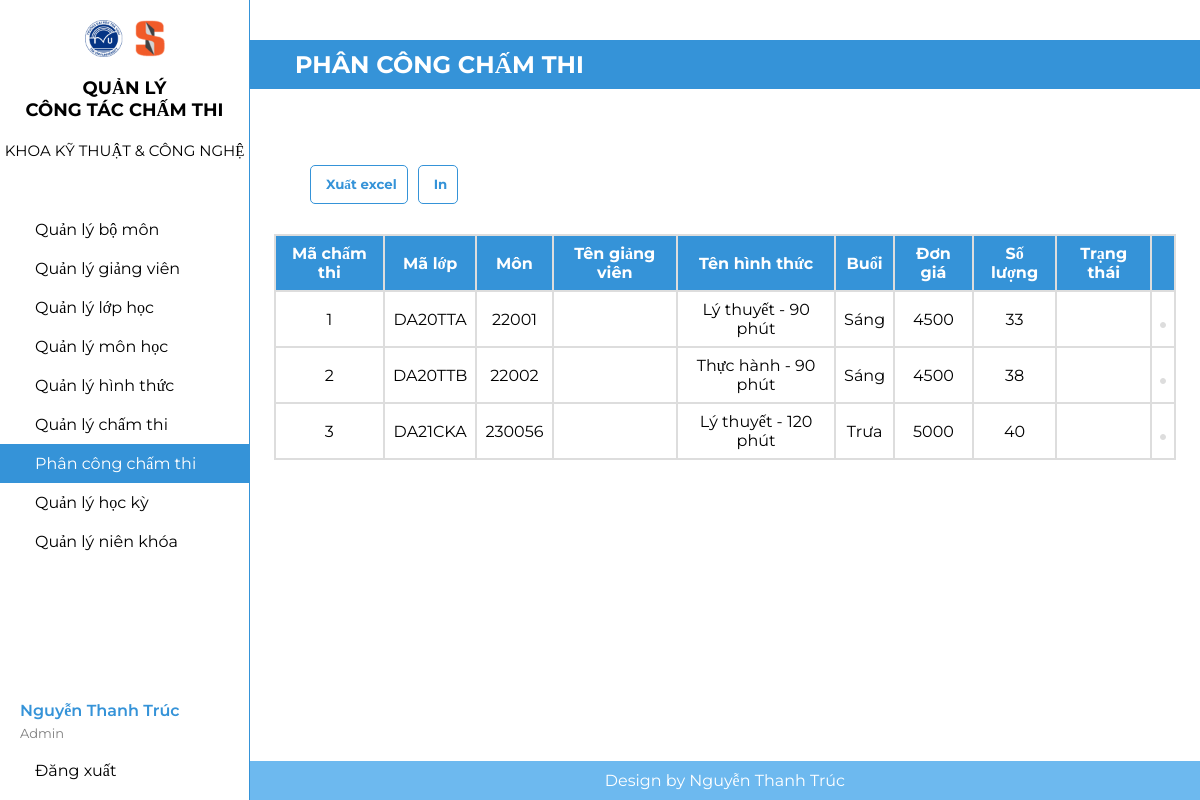
Screenshot of /phancongcham.php (signed in) with the database file from the repository.
### tables this page shows
CREATE TABLE `chamthi` (
  `MaCT` int(11) NOT NULL,
  `MaLop` varchar(20) NOT NULL,
  `MaMH` int(11) NOT NULL,
  `MaNK` int(11) NOT NULL,
  `MaHT` int(11) NOT NULL,
  `MaHK` int(11) NOT NULL,
  `Ngaynhan` date NOT NULL,
  `Ngaytra` date NOT NULL,
  `SLbai` int(11) NOT NULL
);

CREATE TABLE `hinhthuc` (
  `MaHT` int(11) NOT NULL,
  `TenHT` varchar(50) NOT NULL,
  `Hthuc` varchar(50) NOT NULL,
  `Buoi` varchar(50) NOT NULL,
  `Gia` int(11) NOT NULL
);

### phancongcham.php (the view, shortened to what this page needs)
<?php
include("headerad.php")
?>
    <div class="h2text">
            <h2>
                PHÂN CÔNG CHẤM THI
            </h2>
            </div>
                <div class="btn">
                    <button>
                        Xuất excel
                    </button>
                    <button>
                        In
                    </button>
                </div>
                <div class="quanly">
                <table class="table">
                    <tr>
                        <th>Mã chấm thi</th>
                        <th>Mã lớp</th>
                        <th>Môn</th>
                        <th>Tên giảng viên</th>
                        <th>Tên hình thức</th>
                        <th>Buổi</th>
                        <th>Đơn giá</th>
                        <th>Số lượng</th>
                        <th>Trạng thái</th>
                        <th></th>
                    </tr>
                    <?php
                        include("ketnoi.php");
                            $sql = "SELECT ct.MaCT, ct.MaLop, ct.MaMH, gv.TenGV, ht.TenHT, ht.Buoi, ht.Gia, ct.SLbai, pc.Trangthai
                            FROM chamthi ct
                            LEFT JOIN phancong pc ON ct.MaCT = pc.MaCT
                            LEFT JOIN hinhthuc ht ON ct.MaHT = ht.MaHT
                            LEFT JOIN giangvien gv ON pc.MaGV = gv.MaGV";
                        $kq=mysqli_query($conn,$sql) or die ("Không thể xuất thông tin ".mysqli_error($conn));
                        while($row=mysqli_fetch_array($kq))
                        {
                            echo "<tr>";
                                echo "<td>" . $row["MaCT"] . "</td>";
                                $usern = $row["MaCT"];
                                echo "<td>" . $row["MaLop"] . "</td>";
                                echo "<td>" . $row["MaMH"] . "</td>";
                                echo "<td>" . $row["TenGV"] . "</td>";
                                echo "<td>" . $row["TenHT"] . "</td>";
                                echo "<td>" . $row["Buoi"] . "</td>";
                                echo "<td>" . $row["Gia"] . "</td>";
                                echo "<td>" . $row["SLbai"] . "</td>";
                                echo "<td>" . $row["Trangthai"] . "</td>";
                                echo "<td>
                                <button>
                                    <a href='suaphancong.php?user=$usern'>
                                        <ion-icon name='pencil'></ion-icon>
                                    </a>
                                </button>
                                </td>";
                            echo "</tr>";
                        }
                    ?>
                </table>
            </div>
            <?php
include("footer.php");
?>

### headerad.php (shortened to what this page needs)
<!DOCTYPE html>
<html lang="en">
<head>
    <link rel="stylesheet" href="adminn.css" />
</head>
<body>
<?php
    include("ketnoi.php");
    $userlogin = $_SESSION["admin"];
    $sql2 = "select * from admin where emailad='" . $userlogin . "'";
    $kq2 = mysqli_query($conn, $sql2) or die("Không thể xuất thông tin người dùng " . mysqli_error());
    $admin_login =  mysqli_fetch_array($kq2);
    ?>
    <div class="admin_layout">
        <div class="admin_layout_left">
            <div class="admin_item">
                <img src="./hinh/TVU-SET.png" />
                <h2>QUẢN LÝ<br>CÔNG TÁC CHẤM THI</h2>
                <h3>KHOA KỸ THUẬT & CÔNG NGHỆ</h3>
            </div>
            <div class="admin_tab">
                <a href="bomon.php" class="tab_item">
                    <span>Quản lý bộ môn</span>
                </a>
                <a href="giangvien.php" class="tab_item">
                    <span>Quản lý giảng viên</span>
                </a>
                <a href="lophoc.php" class="tab_item">
                    <span>Quản lý lớp học</span>
                </a>
                <a href="monhoc.php" class="tab_item">
                    <span>Quản lý môn học</span>
                </a>
                <a href="hinhthuc.php" class="tab_item">
                    <span>Quản lý hình thức</span>
                </a>
                <a href="chamthi.php" class="tab_item">
                    <span>Quản lý chấm thi</span>
                </a>
                <a href="phancongcham.php" class="tab_item">
                    <span>Phân công chấm thi</span>
                </a>
                <a href="hocky.php" class="tab_item">
                    <span>Quản lý học kỳ</span>
                </a>
                <a href="nienkhoa.php" class="tab_item">
                    <span>Quản lý niên khóa</span>
                </a>
            </div>
            <div class="fi_tab">
                <div class="fi_tab_item_info">
                    <div class="fi_tab_itemtext">
                        <span><?php echo $admin_login["tenad"]; ?></span>
                    </div>
                    <div class="fi_tab_itemadimin">
                        <span>Admin</span>
                    </div>
                </div>
                <a href="logout.php" class="fi_tab_logout">
                    <span>Đăng xuất</span>
                </a>
            </div>
        </div>
        <div class="admin_layout_right">

### adminn.css (style rules this page uses)
* { margin: 0; padding: 0; box-sizing: border-box; font-family: Montserrat; }
.admin_layout { display: flex; width: 100%; height: 100vh; }
.admin_layout_left { display: flex; flex-direction: column; background-color: white; width: 250px; height: 100%; border-right: 1px solid #3593D8; position: relative; }
.admin_layout_right { display: flex; flex-direction: column; background-color: white; flex: 1; min-height: 100%; position: relative; }
.admin_item { display: flex; flex-direction: column; align-items: center; gap: 10px; }
.admin_item img { display: block; width: 80px; padding-top: 20px; }
.admin_item h2 { font-size: 18px; text-align: center; }
.admin_item h3 { font-size: 15px; font-weight: 400; }
.admin_tab { display: flex; flex-direction: column; margin-top: 50px; width: 100%; }
.tab_item { display: flex; align-items: center; padding: 10px 20px; gap: 15px; text-decoration: none; color: black; }
.fi_tab { display: flex; flex-direction: column; position: absolute; width: 100%; bottom: 10px; }
.fi_tab_item_info { display: flex; flex-direction: column; padding: 10px 20px; gap: 5px; }
.fi_tab_logout { display: flex; align-items: center; padding: 10px 20px; gap: 15px; text-decoration: none; color: black; }
.fi_tab_itemtext { display: flex; color: #3593D8; font-weight: 600; }
.fi_tab_itemadimin { display: flex; color: gray; font-size: small; }

### headerad.php (style rules this page uses)
* { text-decoration: none; }
.quanly { display: flex; flex-direction: column; align-items: center; }
h2 { display: flex; align-items: center; padding: 10px 20px; gap: 15px; }
.h2text h2 { color:white; background-color: #3593D8; margin-top: 40px; padding: 10px 30px; }
.btn { display: flex; margin-top: 8%; margin-left: 60px; gap: 10px; align-items: left; }
.btn button { display: flex; border: 1px solid #3593D8; padding: 10px 10px; background-color: white; color: #3593D8; font-weight: bold; border-radius: 5px; gap:5px; }
table { font-family: arial, sans-serif; border-collapse: collapse; width: 95%; align-items: center; border: 2px solid #dddddd; justify-content: center; margin-top: 30px; }
td, th { border: 2px solid #dddddd; text-align: center; padding: 8px; }
th { color: white; background-color: #3593D8; }
td button { background-color: #dddddd; padding: 2px 2px; color:#3593D8; border: 1px solid #dddddd; font-weight: bold; border-radius: 5px; }

### phancongcham.php (style rules this page uses)
.admin_tab :nth-child(7) { background-color: #3593D8; color: white; }

### rows the page displays
chamthi: MaCT "1", MaLop "DA20TTA", MaMH "22001", MaHT.TenHT "Lý thuyết - 90 phút", MaHT.Buoi "Sáng", MaHT.Gia "4500", SLbai "33"
chamthi: MaCT "2", MaLop "DA20TTB", MaMH "22002", MaHT.TenHT "Thực hành - 90 phút", MaHT.Buoi "Sáng", MaHT.Gia "4500", SLbai "38"
chamthi: MaCT "3", MaLop "DA21CKA", MaMH "230056", MaHT.TenHT "Lý thuyết - 120 phút", MaHT.Buoi "Trưa", MaHT.Gia "5000", SLbai "40"

### other values shown
$admin_login["tenad"] "Nguyễn Thanh Trúc"
